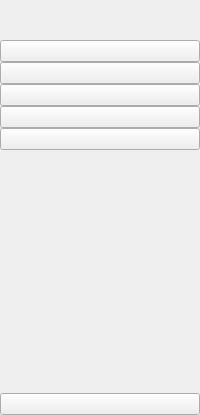
     <widget class="QWidget" name="icon_only_widget" native="true">
      <property name="minimumSize">
       <size>
        <width>50</width>
        <height>0</height>
       </size>
      </property>
      <layout class="QVBoxLayout" name="verticalLayout_3">
       <property name="spacing">
        <number>0</number>
       </property>
       <property name="leftMargin">
        <number>0</number>
       </property>
       <property name="topMargin">
        <number>0</number>
       </property>
       <property name="rightMargin">
        <number>0</number>
       </property>
       <property name="bottomMargin">
        <number>0</number>
       </property>
       <item>
        <widget class="QFrame" name="frame">
         <property name="frameShape">
          <enum>QFrame::StyledPanel</enum>
         </property>
         <property name="frameShadow">
          <enum>QFrame::Raised</enum>
         </property>
        </widget>
       </item>
       <item>
        <layout class="QHBoxLayout" name="horizontalLayout_3">
         <item>
          <widget class="QLabel" name="label">
           <property name="minimumSize">
            <size>
             <width>40</width>
             <height>40</height>
            </size>
           </property>
           <property name="maximumSize">
            <size>
             <width>40</width>
             <height>40</height>
            </size>
           </property>
           <property name="text">
            <string/>
           </property>
           <property name="pixmap">
            <pixmap resource="../resourses/resourse_homepage.qrc">:/icon/icon/betboom.png</pixmap>
           </property>
           <property name="scaledContents">
            <bool>true</bool>
           </property>
          </widget>
         </item>
        </layout>
       </item>
       <item>
        <layout class="QVBoxLayout" name="verticalLayout">
         <property name="spacing">
          <number>0</number>
         </property>
         <item>
          <widget class="QPushButton" name="home_btn_1">
           <property name="text">
            <string/>
           </property>
           <property name="icon">
            <iconset resource="../resourses/resourse_homepage.qrc">
             <normaloff>:/icon/icon/dashboard.svg</normaloff>
             <normalon>:/icon/icon/dashboard-white.svg</normalon>:/icon/icon/dashboard.svg</iconset>
           </property>
           <property name="iconSize">
            <size>
             <width>20</width>
             <height>20</height>
            </size>
           </property>
           <property name="checkable">
            <bool>true</bool>
           </property>
           <property name="autoExclusive">
            <bool>true</bool>
           </property>
          </widget>
         </item>
         <item>
          <widget class="QPushButton" name="shop_btn_1">
           <property name="text">
            <string/>
           </property>
           <property name="icon">
            <iconset resource="../resourses/resourse_homepage.qrc">
             <normaloff>:/icon/icon/Key-white.svg</normaloff>
             <normalon>:/icon/icon/Key.svg</normalon>:/icon/icon/Key-white.svg</iconset>
           </property>
           <property name="iconSize">
            <size>
             <width>15</width>
             <height>15</height>
            </size>
           </property>
           <property name="checkable">
            <bool>true</bool>
           </property>
           <property name="autoExclusive">
            <bool>true</bool>
           </property>
          </widget>
         </item>
         <item>
          <widget class="QPushButton" name="orders_btn_1">
           <property name="text">
            <string/>
           </property>
           <property name="icon">
            <iconset resource="../resourses/resourse_homepage.qrc">
             <normaloff>:/icon/icon/orders.svg</normaloff>
             <normalon>:/icon/icon/orders-white.svg</normalon>:/icon/icon/orders.svg</iconset>
           </property>
           <property name="iconSize">
            <size>
             <width>20</width>
             <height>20</height>
            </size>
           </property>
           <property name="checkable">
            <bool>true</bool>
           </property>
           <property name="autoExclusive">
            <bool>true</bool>
           </property>
          </widget>
         </item>
         <item>
          <widget class="QPushButton" name="stat_btn_1">
           <property name="text">
            <string/>
           </property>
           <property name="icon">
            <iconset resource="../resourses/resourse_homepage.qrc">
             <normaloff>:/icon/icon/reports.svg</normaloff>
             <normalon>:/icon/icon/reports-white.svg</normalon>:/icon/icon/reports.svg</iconset>
           </property>
           <property name="iconSize">
            <size>
             <width>20</width>
             <height>20</height>
            </size>
           </property>
           <property name="checkable">
            <bool>true</bool>
           </property>
           <property name="autoExclusive">
            <bool>true</bool>
           </property>
          </widget>
         </item>
         <item>
          <widget class="QPushButton" name="setting_btn_1">
           <property name="text">
            <string/>
           </property>
           <property name="icon">
            <iconset resource="../resourses/resourse_homepage.qrc">
             <normaloff>:/icon/icon/settings.svg</normaloff>
             <normalon>:/icon/icon/settings-white.svg</normalon>:/icon/icon/settings.svg</iconset>
           </property>
           <property name="iconSize">
            <size>
             <width>20</width>
             <height>20</height>
            </size>
           </property>
           <property name="checkable">
            <bool>true</bool>
           </property>
           <property name="autoExclusive">
            <bool>true</bool>
           </property>
          </widget>
         </item>
        </layout>
       </item>
       <item>
        <spacer name="verticalSpacer">
         <property name="orientation">
          <enum>Qt::Vertical</enum>
         </property>
         <property name="sizeHint" stdset="0">
          <size>
           <width>20</width>
           <height>243</height>
          </size>
         </property>
        </spacer>
       </item>
       <item>
        <widget class="QPushButton" name="exit_btn_1">
         <property name="text">
          <string/>
         </property>
         <property name="icon">
          <iconset resource="../resourses/resourse_homepage.qrc">
           <normaloff>:/icon/icon/close.svg</normaloff>:/icon/icon/close.svg</iconset>
         </property>
         <property name="iconSize">
          <size>
           <width>20</width>
           <height>20</height>
          </size>
         </property>
        </widget>
       </item>
      </layout>
     </widget>
